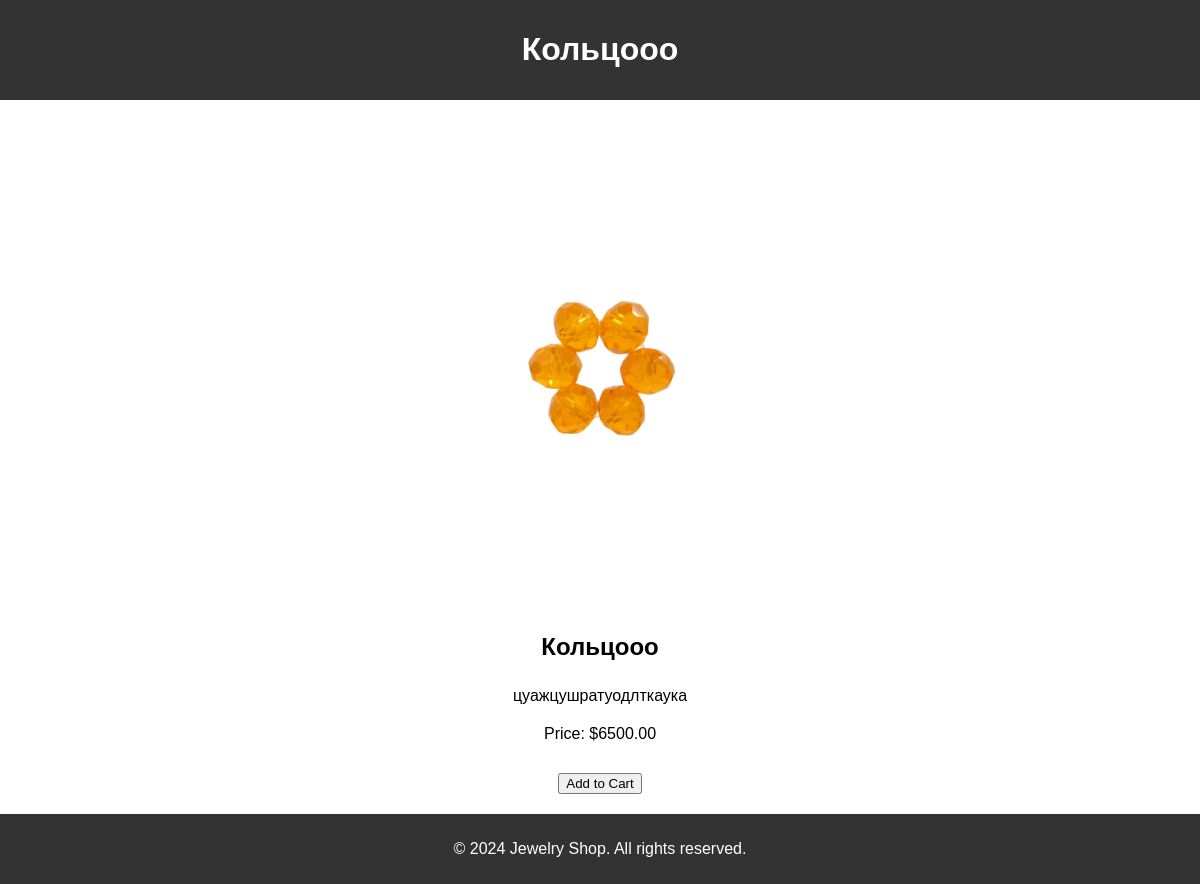
Screenshot of /product/12/ with the database file from the repository.
### store/models.py (models this page shows, shortened)
class Product(models.Model):
    name = models.CharField(max_length=200)
    slug = models.SlugField(unique=True)
    description = models.TextField(blank=True)
    price = models.DecimalField(max_digits=10, decimal_places=2)
    category = models.ForeignKey(Category, related_name='products', on_delete=models.CASCADE)
    image = models.ImageField(upload_to='products/', blank=True, null=True)

### store/views.py (the view)
# urls.py: path('product/<slug:slug>/', product_detail, name='product_detail'),
def product_detail(request, slug):
    product = get_object_or_404(Product, slug=slug)
    return render(request, 'product.html', {'product': product})

### store/templates/product.html (shortened to what this page needs)
<!DOCTYPE html>
<html lang="en">
<head>
</head>
<body>
    <header>
        <h1>{{ product.name }}</h1>
    </header>
    <div class="container">
        <div class="product-detail">
            <img src="{{ product.image.url }}" alt="{{ product.name }}">
            <h1>{{ product.name }}</h1>
            <p>{{ product.description }}</p>
            <p>Price: ${{ product.price }}</p>
            <div class="add-to-cart">
                <form method="POST" action="{% url 'add_to_cart' slug=product.slug %}">
                    <button type="submit">Add to Cart</button>
                </form>
            </div>
        </div>
    </div>
    <footer>
        <p>&copy; 2024 Jewelry Shop. All rights reserved.</p>
    </footer>
</body>
</html>

### store/templates/product.html (style rules this page uses)
body { font-family: Arial, sans-serif; margin: 0; padding: 0; }
header, footer { background-color: #333; color: white; text-align: center; padding: 10px 0; }
.container { margin: 20px; }
.product-detail { display: flex; flex-direction: column; align-items: center; }
.product-detail img { max-width: 300px; height: auto; }
.product-detail h1 { margin-top: 20px; font-size: 24px; }
.product-detail p { margin: 10px 0; }
.add-to-cart { margin-top: 20px; }

### rows the page displays
Product: name "Кольцооо", image (picture), description "цуажцушратуодлткаука", price "6500.00"
